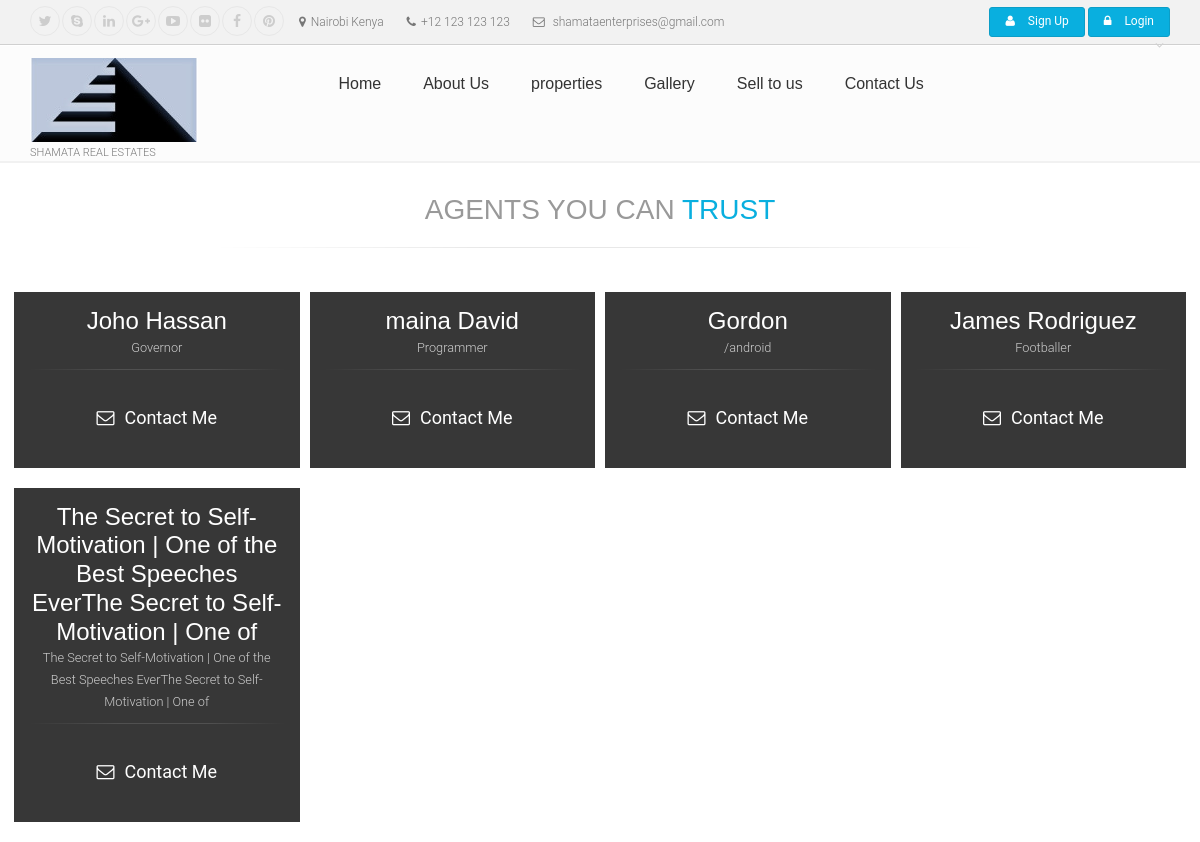
Page /team/agents_list/ on the earlier database version.
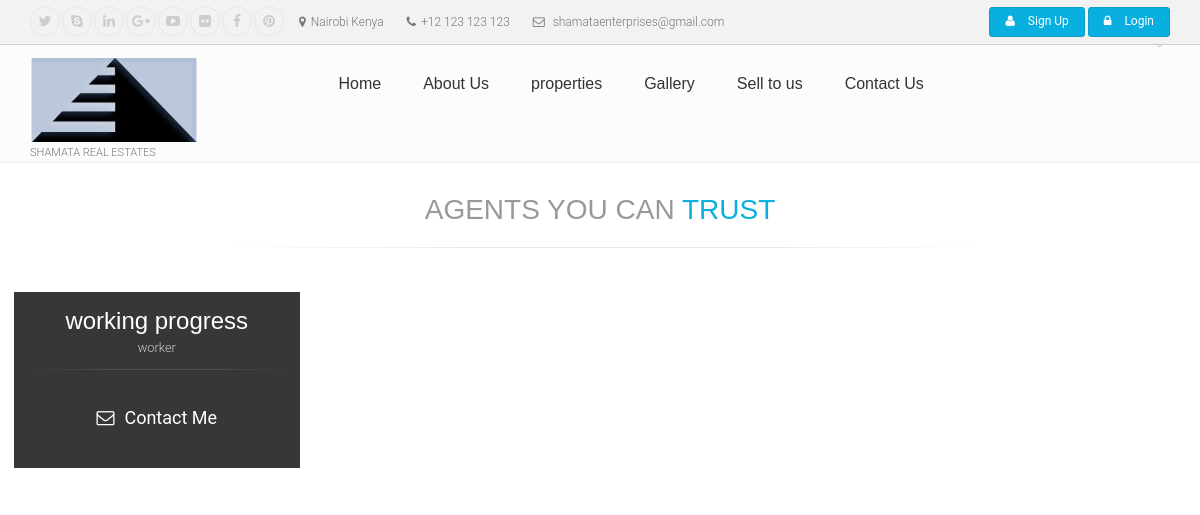
Same page on the later database version.
### Teammembers/models.py (models this page shows, shortened)
class Team_Meamber(models.Model):
    name = models.CharField(max_length=100)
    role = models.CharField(max_length=100)
    details = models.TextField()
    phone_number = PhoneNumberField(blank=True, null=True)
    email = models.EmailField()
    image = models.ImageField(upload_to=upload_location) #null=False,blank=False

### Teammembers/views.py (the view)
def agents_list(request):
    agent_list = Team_Meamber.objects.all()
    context = {
        "agents_list":agent_list
    }
    template_name = 'Teammembers/main.html'
    return render(request, template_name, context)

### Teammembers/templates/Teammembers/main.html (shortened to what this page needs)
{% extends "Main/base.html" %}
{% load staticfiles %}
{% block content %}
  {% include "Main/navigation.html" %}
<section class="section pv-30">
<div class="container-fluid">
	<div class="row">
		<div class="col-md-8 col-md-offset-2 text-center">
			<h2 class="title"><span class="text-muted">AGENTS YOU CAN</span> <span class="text-default"> TRUST </span></h2>
				<div class="separator"></div>
				</div>
				</div>
				</div>
</section>
<div class="container-fluid">
	<div class="row grid-space-10">
		{%  for agent in agents_list %}
		<div class="col-sm-6 col-md-3">
									<div class="team-member image-box style-2 mb-20 dark-bg text-center">
										<div class="body">
											<h3 class="margin-clear">{{agent.name}}</h3>
											<small>{{agent.role}}</small>
											<div class="separator mt-10"></div>
											<a href="#" class="btn btn-lg-link link-light"><i class="pr-10 fa fa-envelope-o"></i>Contact Me</a>
										</div>
									</div>
								</div>
								{% endfor %}
	</div>
</div>
{% endblock content %}

### Main/templates/Main/base.html (shortened to what this page needs)
{% load staticfiles %}
<!DOCTYPE html>
<html lang="en">
    <head>
		<link href="{% static "css/bootstrap.css" %}" rel="stylesheet">
		<link href="{% static "css/font-awesome.css" %}" rel="stylesheet">
		<link href="{% static "css/fontello.css" %}" rel="stylesheet">
		<link href="{% static "css/magnific-popup.css" %}" rel="stylesheet">
		<link href="{% static "css/settings.css" %}" rel="stylesheet">
		<link href="{% static "css/animations.css" %}" rel="stylesheet">
        <link href="{% static "css/animate.css" %}" rel="stylesheet">
		<link href="{% static "css/owl.carousel.css" %}" rel="stylesheet">
		<link href="{% static "css/owl.transitions.css" %}" rel="stylesheet">
		<link href="{% static "css/hover-min.css" %}" rel="stylesheet">
        	<link href="{% static "css/style.css" %}" rel="stylesheet" >
        	<link href="{% static "css/typography-default.css" %}" rel="stylesheet" >
		<link href="#" data-style="styles" rel="stylesheet">
    </head>
    <body class="no-trans">
		<div class="page-wrapper">
			{% block content %}
				{% endblock content %}
		</div>
</body>
</html>

### Main/templates/Main/navigation.html (shortened to what this page needs)
{% extends "Main/base.html" %}
{% load staticfiles %}
{% block content %}
			<div class="header-container">
				<div class="header-top  ">
					<div class="container">
						<div class="row">
							<div class="col-xs-3 col-sm-6 col-md-9">
								<div class="header-top-first clearfix">
									<ul class="social-links circle small clearfix hidden-xs">
										<li class="twitter"><a target="_blank" href="#"><i class="fa fa-twitter"></i></a></li>
										<li class="skype"><a target="_blank" href="#"><i class="fa fa-skype"></i></a></li>
										<li class="linkedin"><a target="_blank" href="#"><i class="fa fa-linkedin"></i></a></li>
										<li class="googleplus"><a target="_blank" href="#"><i class="fa fa-google-plus"></i></a></li>
										<li class="youtube"><a target="_blank" href="#"><i class="fa fa-youtube-play"></i></a></li>
										<li class="flickr"><a target="_blank" href="#"><i class="fa fa-flickr"></i></a></li>
										<li class="facebook"><a target="_blank" href="#"><i class="fa fa-facebook"></i></a></li>
										<li class="pinterest"><a target="_blank" href="#"><i class="fa fa-pinterest"></i></a></li>
									</ul>
										<ul class="list-inline hidden-sm hidden-xs">
										<li><i class="fa fa-map-marker pr-5 pl-10"></i>Nairobi Kenya</li>
										<li><i class="fa fa-phone pr-5 pl-10"></i>+12 123 123 123</li>
										<li><i class="fa fa-envelope-o pr-5 pl-10"></i> shamataenterprises@gmail.com</li>
									</ul>
								</div>
							</div>
							<div class="col-xs-9 col-sm-6 col-md-3">
								<div id="header-top-second"  class="clearfix">
									<div class="header-top-dropdown text-right">
										<div class="btn-group">
											    {% if not request.user.is_authenticated %}
											<a href="{% url 'account_signup' %}" class="btn btn-default btn-sm"><i class="fa fa-user pr-10"></i> Sign Up</a>
										</div>
										<div class="btn-group dropdown">
											<a href="{% url 'account_login' %}">
											<button type="button" class="btn btn-default btn-sm"><i class="fa fa-lock pr-10"></i> Login</button> </a>
										</div>
										  {% endif %}
									</div>
								</div>
							</div>
						</div>
					</div>
				</div>
				<header class="header  fixed    clearfix">
					<div class="container">
						<div class="row">
							<div class="col-md-3 ">
								<div class="header-left clearfix">
									<div id="logo" class="logo">
										<a href="#"><img id="logo_img" src= {% static 'images/logo_shamata.jpg' %} alt="SHAMATA REAL ESTATES"></a>
									</div>
									<div class="site-slogan">
									SHAMATA REAL ESTATES
									</div>
								</div>
							</div>
							<div class="col-md-9">
								<div class="header-right clearfix">
								<div class="main-navigation  animated with-dropdown-buttons">
									<nav class="navbar navbar-default" role="navigation">
										<div class="container-fluid">
											<div class="collapse navbar-collapse" id="navbar-collapse-1">
												<ul class="nav navbar-nav ">
													  <li>
                                                    <a href="{% url   'Main:home-view' %}">Home</a>
                                                </li>
												  <li>
                                                    <a href="#">About Us </a>
                                                </li>
												  <li>
                                                    <a href="{% url   'Main:all_properties' %}"> properties </a>
                                                </li>
												  <li>
                                                    <a href="{% url   'Main:gallery_list' %}"> Gallery </a>
                                                </li>
												  <li>
                                                      <a href="#">Sell  to us</a>
												</li>
												{% if not request.user.is_staff or not request.user.is_superuser%}
													  <li>
                                                    <a href="{% url   'Main:contact' %}">Contact Us </a>
												</li>
												{% else %}
												<li><a href="{% url   'Dashboard:dash_board' %}">Dashboard</a> </li>
											 {%	endif %}
												</ul>
											</div>
										</div>
									</nav>
								</div>
								</div>
							</div>
						</div>
					</div>
				</header>
			</div>
{% endblock content %}

### Main/static/css/typography-default.css (style rules this page uses)
h1, h2, h3, h4, h5, h6, .navbar .navbar-nav { font-family: "Raleway", sans-serif; }
body { font-family: "Roboto", sans-serif; }
html { height: 100%; }
body { font-size: 15px; line-height: 1.4666666667; color: #777777; background-color: #ffffff; font-weight: 300; }
h1, h2, h3, h4, h5, h6 { color: #333333; line-height: 1.2; }
h2 { font-size: 28px; margin-bottom: 15px; text-transform: uppercase; }
h3 { font-size: 24px; }
@media (min-width: 992px) { .title { margin-top: 0; } }
a { color: #09afdf; -webkit-transition: all 0.2s ease-in-out; -o-transition: all 0.2s ease-in-out; transition: all 0.2s ease-in-out; }
.link-light { color: #ffffff; text-decoration: none !important; }
.text-muted { color: #999999; }
.text-default { color: #09afdf; }

Differences in the rows shown:
removed Team_Meamber: name "maina David", role "Programmer"
removed Team_Meamber: name "Gordon", role "/android"
removed Team_Meamber: name "James Rodriguez", role "Footballer"
removed Team_Meamber: name "The Secret to Self-Motivation | One of the Best Speeches EverThe Secret to Self-Motivation | One of", role "The Secret to Self-Motivation | One of the Best Speeches EverThe Secret to Self-Motivation | One of"
changed Team_Meamber: name "Joho Hassan" → "working progress"; role "Governor" → "worker"
